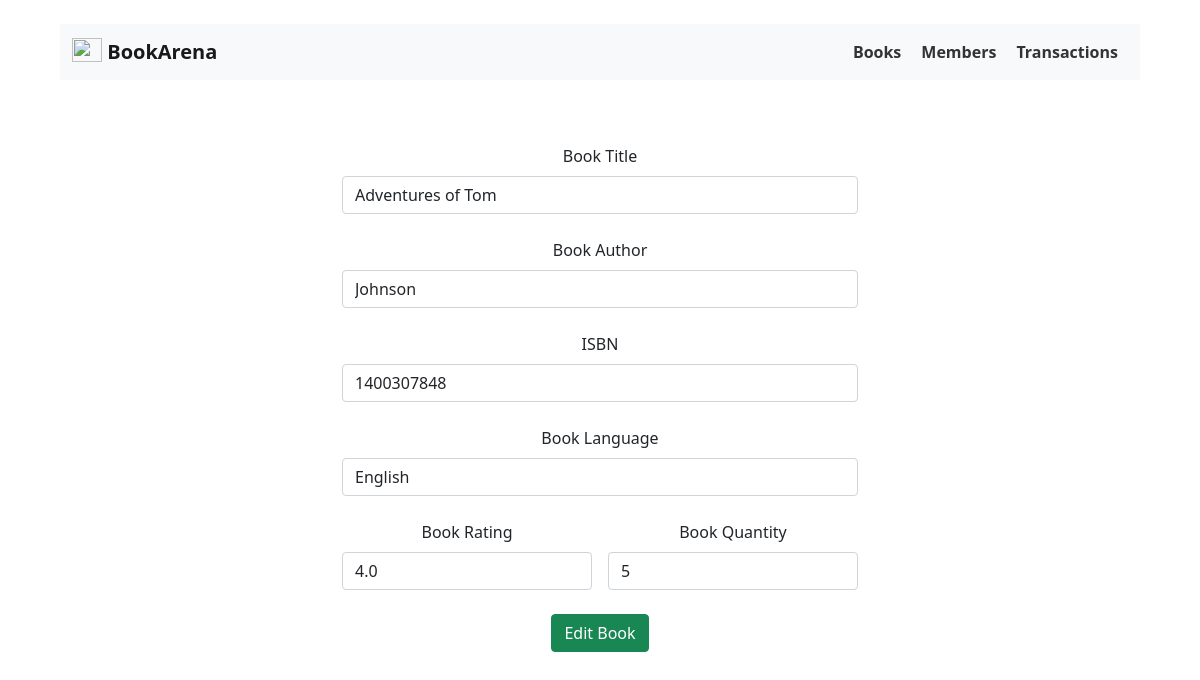
Page /books/edit/1 on the earlier database version.
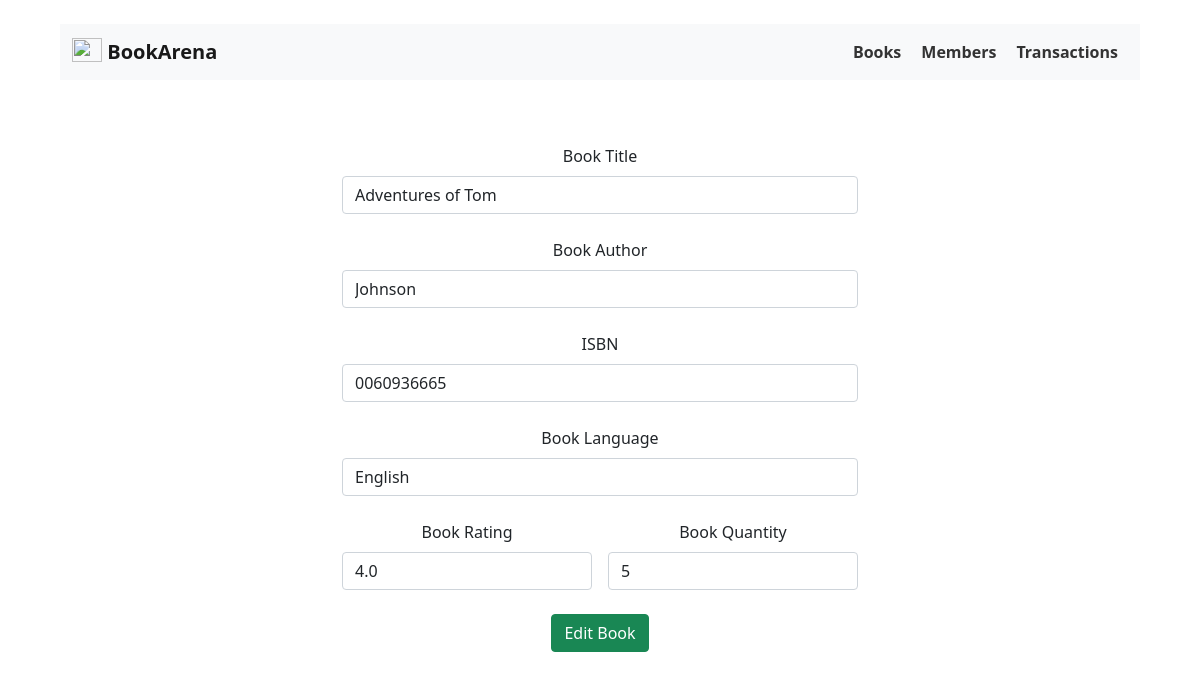
Same page on the later database version.
### app/model/Book.py (models this page shows, shortened)
class Book(db.Model):
    id = db.Column(db.Integer, primary_key=True)
    title = db.Column(db.String(50), nullable=False)
    isbn = db.Column(db.String(50), unique=True, nullable=False)
    author = db.Column(db.String, nullable=False)
    language = db.Column(db.String, default="English")
    quantity = db.Column(db.Integer, default=1)
    rating = db.Column(db.Float, default=5)
    date_added = db.Column(db.DateTime, default=datetime.utcnow())

### app/routes/book_routes.py (the view)
@app.route("/books/edit/<int:id>", methods=["GET", "POST"])
def editBook(id):
    selectedBook = Book.query.get_or_404(id)
    print(selectedBook)
    if request.method == "POST":
        try:
            selectedBook.title = request.form.get("title")
            selectedBook.isbn = request.form.get("isbn")
            selectedBook.author = request.form.get("author")
            selectedBook.language = request.form.get("language", "English")
            selectedBook.quantity = request.form.get("quantity", 1)
            selectedBook.rating = request.form.get("rating", 5)
            db.session.commit()
            flash("Book Updated successfully")
        except:
            flash("Error in updating book details. Check server logs!")
        return redirect(url_for("books"))
    else:
        return render_template("book_form.html", book=selectedBook, route="edit")

### app/templates/book_form.html
{% extends 'base.html' %}
{% block body %}
<div class="container">
  <div class="row justify-content-center">
    <div class="col-lg-6">
      <div class="addbook mt-5">
        <form action="/books/{{route}}/{{book.id}}" method="POST">
          <div class="mb-4">
            <label for="title" class="form-label">Book Title</label>
            <input value="{{book.title or ""}}" type="text" class="form-control" id="title" name="title"
              placeholder="Enter book title">
          </div>
          <div class="mb-4">
            <label for="author" class="form-label">Book Author</label>
            <input value="{{book.author or ""}}" type="text" class="form-control" id="author" name="author"
              placeholder="Enter book author">
          </div>
          <div class="mb-4">
            <label for="isbn" class="form-label">ISBN</label>
            <input value="{{book.isbn or ""}}" type="text" class="form-control" id="isbn" name="isbn"
              placeholder="Enter ISBN">
          </div>
          <div class="mb-4">
            <label for="language" class="form-label">Book Language</label>
            <input value="{{book.language or ""}}" type="text" class="form-control" id="language" name="language"
              placeholder="Enter book language">
          </div>
          <div class="row g-3">
            <div class="col-md-6">
              <label for="rating" class="form-label">Book Rating</label>
              <input value="{{book.rating}}" type="number" class="form-control" id="rating" name="rating" min="0"
                max="5" placeholder="Enter book rating">
            </div>
            <div class="col-md-6">
              <label for="quantity" class="form-label">Book Quantity</label>
              <input value="{{book.quantity}}" type="number" class="form-control" id="quantity" name="quantity"
                placeholder="Enter book quantity">
            </div>
          </div>
          <button class="btn btn-success mt-4" type="submit">
            {% if route == "edit" %}
            Edit Book
            {% else %}
            Add Book
            {% endif %}
          </button>
        </form>
      </div>
    </div>
  </div>
</div>
{% endblock %}

### app/templates/base.html (shortened to what this page needs)
<!DOCTYPE html>
<html lang="en">
<head>
  <link rel="stylesheet" href="{{ url_for('static', filename='css/bootstrap.min.css') }}">
  <link rel="stylesheet" href="{{ url_for('static', filename='css/main.css') }}">
</head>
<body>
  <nav class="navbar navbar-light bg-light">
    <div class="container-fluid">
      <a class="navbar-brand" href="/">
        <img src="{{ url_for('static', filename='images/magicBook.jpg') }}" alt="" width="30" height="24"
          class="d-inline-block align-text-top">
        BookArena
      </a>
      <ul>
        <li>
          <a href="/books">Books</a>
        </li>
        <li>
          <a href="/members">Members</a>
        </li>
        <li>
          <a href="/transactions">Transactions</a>
        </li>
      </ul>
    </div>
  </nav>
  {% block body %} {% endblock %}
</body>
</html>

### app/static/css/main.css (style rules this page uses)
* { margin: 0; padding: 0; }
body { text-align: center; padding: 2% 5%; }
nav ul { list-style: none; margin: 0; padding: 0; display: flex; justify-content: center; }
nav li { margin: 0 10px; }
nav a { text-decoration: none; color: #333; font-weight: bold; font-size: 16px; }

Differences in the rows shown:
changed Book "Adventures of Tom": isbn "1400307848" → "0060936665"
